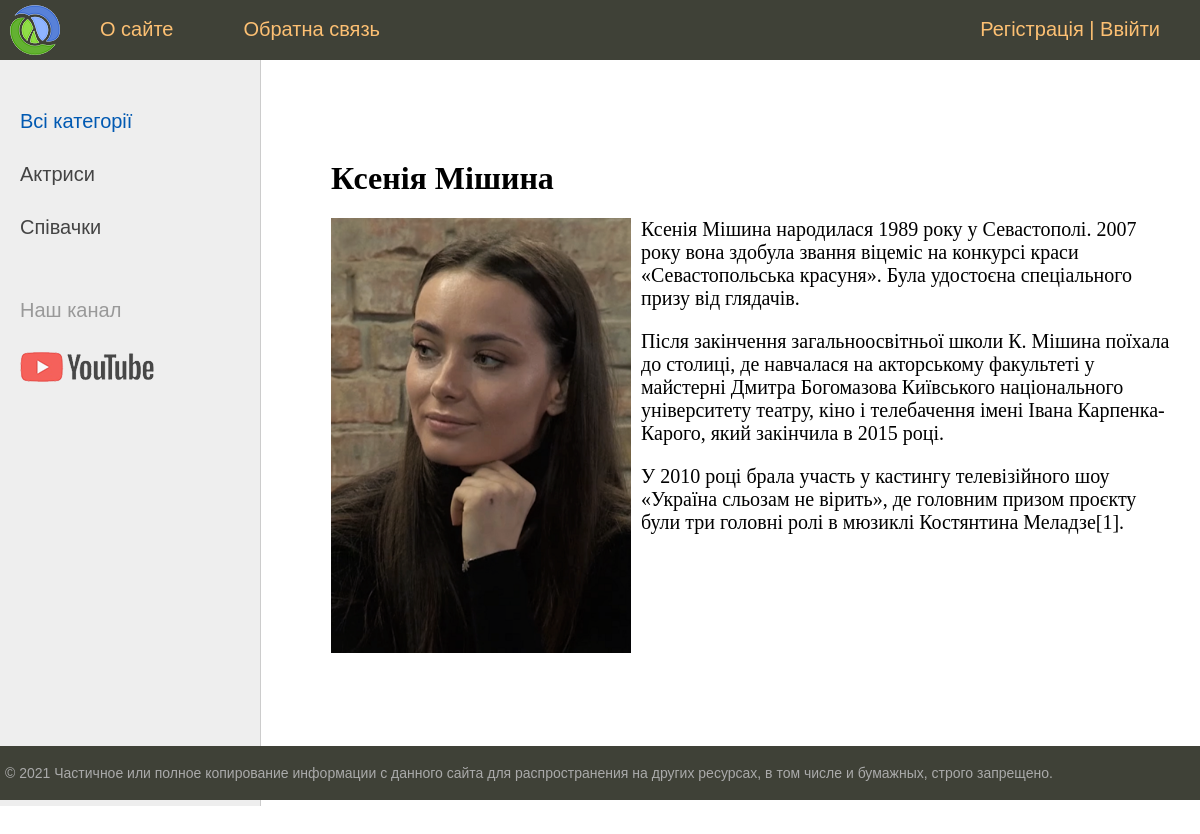
The page /post/kseniya-mishina/ on the database its author committed.
### women/models.py (models this page shows, shortened)
class Category(models.Model):
    name = models.CharField(max_length=100, db_index=True, verbose_name='категорія')
    slug = models.SlugField(max_length=255, unique=True, db_index=True, verbose_name='URL')
    def get_absolute_url(self):
        return reverse('category', kwargs={'cat_slug': self.slug})
    class Meta:
        verbose_name = 'Категорії'
        verbose_name_plural = 'Категорії'

class Women(models.Model):
    title = models.CharField(max_length=255, verbose_name='Назва')
    slug = models.SlugField(max_length=255, unique=True, db_index=True, verbose_name='URL')
    content = models.TextField(blank=True, verbose_name='Опис')
    photo = models.ImageField(upload_to="photo/%Y/%m/%d", verbose_name='фото')
    time_create = models.DateTimeField(auto_now_add=True, verbose_name='Час опублікування')
    time_update = models.DateTimeField(auto_now=True, verbose_name='чвс оновлення')
    is_published = models.BooleanField(default=True, verbose_name='Публікування')
    cat = models.ForeignKey('Category', on_delete=models.PROTECT, verbose_name='категорія')
    class Meta:
        verbose_name = 'Відомі жінки'
        verbose_name_plural = 'Відомі жінки'
        ordering = ['-time_create', 'title']

### women/views.py (the view)
# urls.py: path('post/<slug:post_slug>/', ShowPost.as_view(), name='post'),
class ShowPost(DataMixin, DetailView):
    model = Women
    template_name = 'women/post.html'
    slug_url_kwarg = 'post_slug'
    context_object_name = 'post'
    def get_context_data(self, *, object_list=None, **kwargs):
        context = super().get_context_data(**kwargs)
        c_def = self.get_user_context(title=context['post'])
        return dict(list(context.items()) + list(c_def.items()))

### women/utils.py (called while the page is built)
    def get_user_context(self, **kwargs):
        context = kwargs
        cats = Category.objects.annotate(Count('women'))
        user_menu = menu.copy()
        if not self.request.user.is_authenticated:
            user_menu.pop(1)
        context['menu'] = user_menu
        context['cats'] = cats
        if 'cat_selected' not in context:
            context['cat_selected'] = 0
        return context

### women/templates/women/post.html
{% extends 'women/base.html' %}
{% block content %}
<h1>{{ post.title }}</h1>
{% if post.photo %}
<p><img class="img-article-left" src="{{ post.photo.url }}"></p>
{% endif %}
{{ post.content|linebreaks }}
{% endblock %}

### women/templates/women/base.html (shortened to what this page needs)
{% load static %}
{% load women_tags %}
<!DOCTYPE html>
<html>
<head>
	<link type="text/css" href="{% static 'women/css/styles.css' %}" rel="stylesheet" />
</head>
<body>
<table class="table-page" border=0 cellpadding="0" cellspacing="0">
<tr><td valign=top>
{% block mainmenu %}
		<div class="header">
			<ul id="mainmenu" class="mainmenu">
			<li class="logo"><a href="{% url 'home' %}"><div class="logo"></div></a></li>
{% for m in menu %}
			<li><a href="{% url m.url_name %}">{{m.title}}</a></li>
{% endfor %}
                {% if request.user.is_authenticated %}
                <li class="last">{{ user.username }} | <a href="{% url 'logout' %}">Вийти</a></li>
                {% else %}
                <li class="last"><a href="{% url 'register' %}">Регістрація</a> | <a href="{% url 'login' %}">Ввійти</a></li>
                {% endif %}
			</ul>
		</div>
{% endblock mainmenu %}
<table class="table-content" border=0 cellpadding="0" cellspacing="0">
<tr>
	<td valign="top" class="left-chapters">
	<ul id="leftchapters">
        {% if cat_selected == 0 %}
        <li class="selected">Всі категорії</li>
        {% else %}
        <li><a href="{% url 'home' %}">Всі категорії</a> </li>
        {% endif %}
{% for c in cats %}
{% if c.women__count > 0 %}
    {% if c.pk == cat_selected %}
        <li class="selected">{{ c.name }}</li>
    {% else %}
        <li><a href="{{ c.get_absolute_url }}">{{ c.name }}</a> </li>
	{% endif %}
{% endif %}
{% endfor %}
        <li class="share">
		<p>Наш канал</p>
		<a class="share-yt" href="https://www.youtube.com/channel/UClJzWfGWuGJL2t-3dYKcHTA/playlists" target="_blank" rel="nofollow"></a>
		</li>
	</ul>
</td>
<td valign="top" class="content">
	<div class="content-text">
{% block content %}
{% endblock %}
	</div>
</td></tr></table>
</td></tr>
<tr><td valign=top>
	<div id="footer">
		<p>&copy; 2021 Частичное или полное копирование информации с данного сайта для распространения на других ресурсах, в том числе и бумажных, строго запрещено.</p>
	</div>
</td></tr></table>
</body>
</html>

### women/static/women/css/styles.css (style rules this page uses)
html, body { font-family: 'Arial'; margin: 0; padding: 0; height: 100%; width: 100%; color: #444; }
a { color: #0059b2; text-decoration: none; }
img { max-width: 600px; height: auto; }
img.img-article-left { max-width: 300px; height: auto; float: left; padding: 0 10px 10px 0; }
.table-page { width: 100%; height: 100%; vertical-align: top; }
.table-page tr { height: 100%; }
.header { background: #3F4137; height: 60px; }
.logo { background: url('../images/logo.png') no-repeat 10px 5px; width: 70px; height: 60px; }
ul.mainmenu { list-style: none; margin: 0; padding: 0; height: 60px; color: #fdc073; font-size: 20px; overflow: hidden; }
ul.mainmenu li { float: left; margin: 18px 40px 0 30px; }
ul.mainmenu li.logo { margin: 0; }
ul.mainmenu li.last { float: right; }
ul.mainmenu li a { color: #fdc073; text-decoration: none; }
.table-content { width: 100%; min-height: 100%; height: 100%; }
.left-chapters { margin: 0; background: #eee; border-right: 1px solid #ccc; min-height: 100%; }
.left-chapters ul { width: 230px; min-height: 100%; margin: 0; padding: 20px 10px 10px 20px; list-style: none; font-size: 20px; }
.left-chapters ul li { margin: 30px 0 0 0; color: #999; }
.left-chapters ul li.selected { color: #0059b2; }
.left-chapters ul li a { color: #444; text-decoration: none; }
.left-chapters ul li.share { margin: 60px 0 0 0; }
.left-chapters ul li.share p { margin: 30px 0 30px 0; }
.left-chapters ul li.share a { display: inline-block; width: 40px; height: 40px; margin: 0 20px 0 0; }
.left-chapters ul li.share a.share-yt { width: 100%; height: 30px; background: url('../images/share_yt.png') no-repeat 0 0 }
.content { padding: 40px 20px 20px 40px; width: 100%; box-sizing: border-box; }
.content-text { margin: 60px 0 0 30px; color: #000; font-size: 20px; font-family: Yandex Sans Display Light; }
.content-text h1 { font-size: 32px; }
#footer { box-sizing: border-box; background: #3F4137; padding: 5px; color: #aaa; font-size: 14px; font-family: Verdana, Geneva, Arial, Helvetica; text-align: left; overflow: hidden; }

### rows shown on the page
Category: name "Актриси"
Category: name "Співачки"
Women: title "Ксенія Мішина", photo (picture), content "Ксенія Мішина народилася 1989 року у Севастополі. 2007 року вона здобула звання віцеміс на конкурсі краси «Севастопольська красуня». Була удостоєна спеціального призу від глядачів. Після закінчення загальноосвітньої школи К. Мішина поїхала до столиці, де навчалася на акторському факультеті у майстерні Дмитра Богомазова Київського національного університету театру, кіно і телебачення імені Івана Карпенка-Карого, який закінчила в 2015 році. У 2010 році брала участь у кастингу телевізійного шоу «Україна сльозам не вірить», де головним призом проєкту були три головні ролі в мюзиклі Костянтина Меладзе[1]."

### other values the page prints
{{ m.title }} "О сайте" "Обратна связь"
